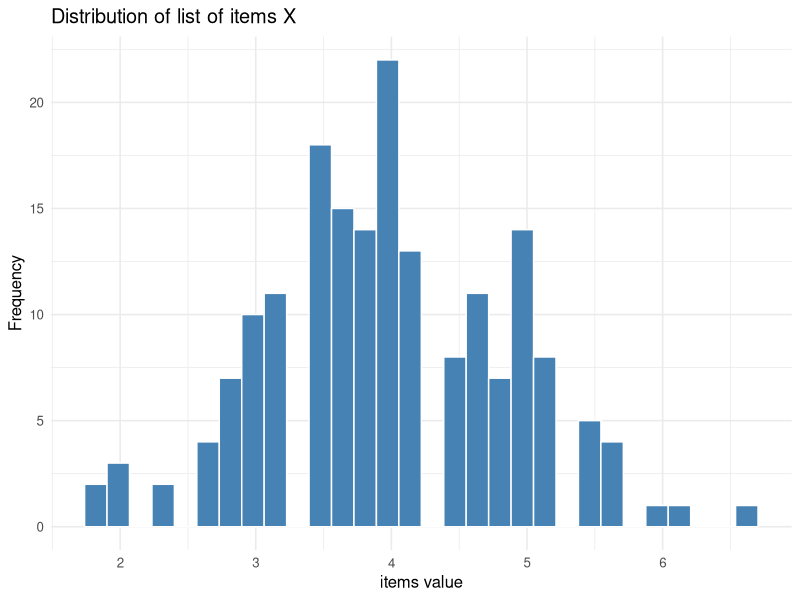
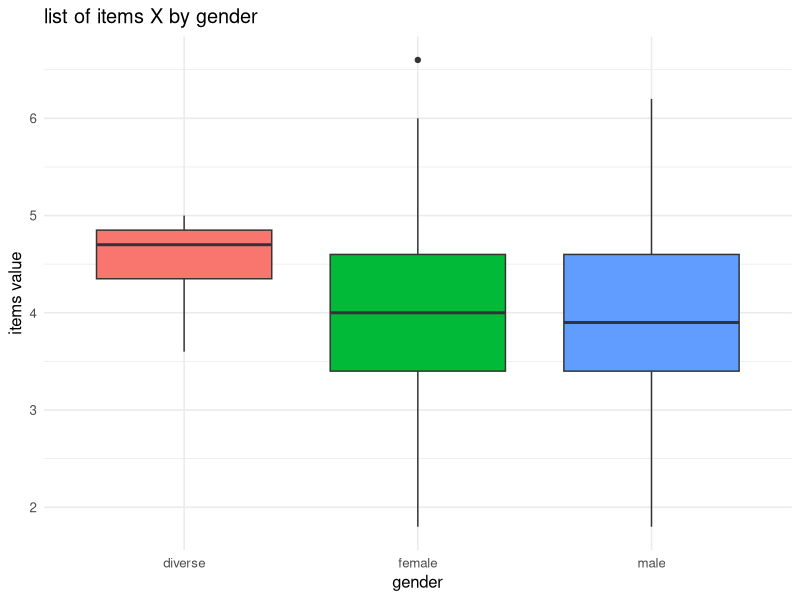
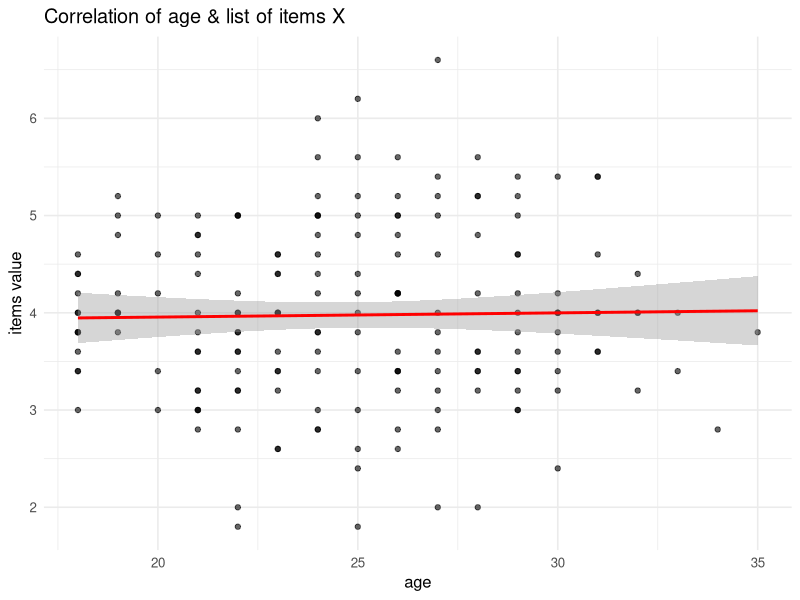
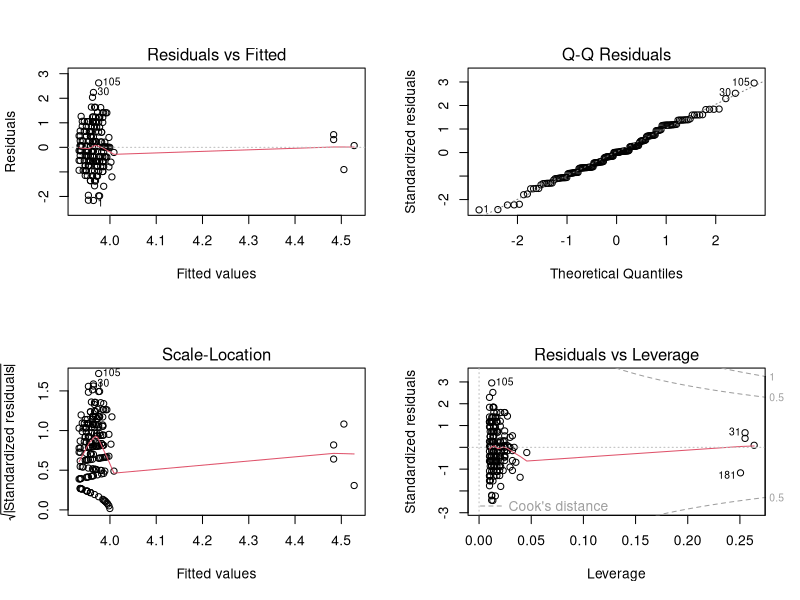

These charts were generated, in order, by the following R code:
# ==============================================================================
# PROJECT: rBasicAnalysisToolkit(rBAT) -- DATE: 15.05.2026 -- AUTHOR: wisaimtiac

# ██████╗    /\   {}_{}   /\       A reusable collection of R-code snippets
# ██╔══██╗  /  \__(ö ö)__/  \      to clean, explore and analyze data from e.g.:
# ██████╔╝ /    ,_|\./|_,    \     psychological experiments or questionnaires.
# ██╔══██╗ ~~~~'  |   |  '~~~~     The script runs "out of the box" with 
# ██║  ██║        \___/            simulated data (section 2a), so testing can
# ╚═╝  ╚═╝        /   \            be done without an external dataset.

# To analyze your own data, remove comments on the import (section 2b)
# and comment out the data simulation block (section 2a) to skip it.

# ATTENTION:
# The comment "# RSH!" signifies where you should "Rename Something Here!",
# to make the script use variables, etc. matching your personal data & analyses.


# ------------------------------------------------------------------------------
# 1. SETUP & PACKAGES

pakete  <- c("tidyverse", "psych", "afex", "car", "pwr")
missingPack <- setdiff(pakete, rownames(installed.packages()))
if (length(missingPack) > 0) install.packages(missingPack)
invisible(lapply(pakete, library, character.only = TRUE))

set.seed(23)  # For reproducability.

theme_set(theme_minimal(base_size = 12)) # Presetting uniform plot-design once.


# ------------------------------------------------------------------------------
# 2a. SIMULATION OF EXAMPLE DATA (to preprocess and analyse your own data
#                                 go to section 2b and comment out this block)

n <- 200
dataRaw <- tibble(
  ID_ORIGINAL = 1:n,
  AGE_VAR     = round(rnorm(n, mean = 24, sd = 5)),
  GENDER_VAR  = sample(c(1, 2, 3), n, replace = TRUE, prob = c(.50, .45, .05)),
  GROUP_VAR   = sample(c("A", "B", "C"), n, replace = TRUE)
)
items_sim <- as_tibble(matrix( # Adding Likert-scale items (1-7)
  sample(1:7, n * 10, replace = TRUE), nrow = n, 
  dimnames = list(NULL, paste0("ITEM_", sprintf("%02d", 1:10)))
))
dataRaw <- bind_cols(dataRaw, items_sim)
dataRaw$AGE_VAR[sample(n, 5)] <- NA # Scatter a few missing values.


# ------------------------------------------------------------------------------
# 2b. IMPORTING YOUR OWN DATA  (remove comments to activate and put comments on 2a)

# Provide your CSV file:
# dataRaw <- read_csv2(
#   "YOUR_FILENAME_HERE.csv",                                              		# RSH!
#   na     = c("-9", "NA", ""),  # How are missings coded?
#   locale = locale(decimal_mark = ",", grouping_mark = ".")
# )

glimpse(dataRaw)


# ------------------------------------------------------------------------------
# 3. CLEANING & RECODING

# Function to revert inverted items - general, not fixed to 7 steps.
reversePol <- function(x, max, min = 1) (max + min) - x            				# RSH!

# List items, comprising a certain questionnaire (Item 3 used in reverted form).
# Defined once, reused everywhere.
list_of_items <- c("item01", "item02", "item03_R", "item04", "item05")			# RSH!

# 3.1 Choosing & renaming items/variables.
dataClean <- dataRaw %>%
  select(
    id     = ID_ORIGINAL,                                      					# RSH!
    age    = AGE_VAR,
    gender = GENDER_VAR,
    group = GROUP_VAR,
    num_range("ITEM_", 1:10, width = 2) # loop thorugh ITEM_01 to ITEM_10. 
  ) %>%
  # ITEM_01 -> item01, ... (unifying lower case renaming).                 	
  rename_with(~ str_replace(.x, "ITEM_", "item"), starts_with("ITEM_")) %>%     # RSH!
  
  # 3.2 Recoding: choice options as a factor + revert item 3. 
  mutate(
    genderF = factor(case_when(
      gender == 1 ~ "female",                    								# RSH!
      gender == 2 ~ "male", 
      gender == 3 ~ "diverse",    
      TRUE ~ NA_character_ # Convert unknown to real missing. 
    )),
    group   = factor(group),
    item03_R = reversePol(item03, max = 7) # 7-step Likert-Scale
  ) %>%
  
  # 3.3 Filtering (e.g.: only above certain age).
  filter(age >= 18) %>%                                							# RSH!
  
  # 3.4 Calculating Subscales -- vectorzied instead of rowwise(). 
  mutate(
    list_mean = rowMeans(across(all_of(list_of_items)), na.rm = TRUE),          # RSH!
    skala_sum  = rowSums(across(all_of(list_of_items)),  na.rm = TRUE)
  )

# na.rm = TRUE returns a mean, even though only a small number of
# items have been answered. More strict is a minimum number of valid items:     # RSH!
#   dataClean <- dataClean %>%
#     mutate(valide = rowSums(!is.na(across(all_of(list_of_items)))),
#            list_mean = if_else(valide >= 4, list_mean, NA_real_))
#                         # In this example, there would need to be at least 
#                         # **four** valid answers, for values to be included.


# ------------------------------------------------------------------------------
# 4. CALCULATING RELIABILITY OF (SUB)SCALE

# ATTENTION: Cronbachs Alpha. psych::alpha --> named explicitly, 
# because scales/ggplot2 have a function named alpha() as well.
psych::alpha(select(dataClean, all_of(list_of_items)))                        	# RSH!


# ------------------------------------------------------------------------------
# 5. DESCRIPTIVE STATISTICS

# Frequency & percentage table of categorial variable(s).
table(dataClean$genderF)                       									# RSH!
prop.table(table(dataClean$genderF))

# Metric characterists - Mean, SD, Min, Max, Skew etc.  
psych::describe(dataClean[, c("age", "list_mean")])                        		# RSH!

# Separated by levels of variable. 
psych::describeBy(dataClean$list_mean, group = dataClean$genderF)               # RSH!


# ------------------------------------------------------------------------------
# 6. DATENVISUALISIERUNG (ggplot2)

# Histogram (for checking distribution)
ggplot(dataClean, aes(x = list_mean)) +                                         # RSH!
  geom_histogram(fill = "steelblue", color = "white", bins = 30) +           
  labs(title = "Distribution of list of items X", x = "items value", y = "Frequency")

# Boxplot (for comparison between levels of variable)
ggplot(dataClean, aes(x = genderF, y = list_mean, fill = genderF)) +            # RSH!
  geom_boxplot() +
  labs(title = "list of items X by gender", x = "gender", y = "items value") +
  theme(legend.position = "none")

# Scatterplot + regression line (correlation) 
ggplot(dataClean, aes(x = age, y = list_mean)) +                                # RSH!
  geom_point(alpha = 0.6) +
  geom_smooth(method = "lm", formula = y ~ x, color = "red") +
  labs(title = "Correlation of age & list of items X", x = "age", y = "items value")


# ------------------------------------------------------------------------------
# 7. INFERENTIAL STATISTICS

# --- A) Correlation                                              
cor.test(dataClean$age, dataClean$list_mean, use = "complete.obs")              # RSH!

# --- B1) t-Test
dat_tt <- dataClean %>%                                                     	# RSH!
  filter(genderF %in% c("female", "male")) %>%
  droplevels()

# --- B2) Homogenity of variance                    
car::leveneTest(list_mean ~ genderF, data = dat_tt)                            	# RSH!

# --- B3) Welch-Test
# (var.equal = FALSE) is default & safe choice, independent of Levene-result.
t.test(list_mean ~ genderF, data = dat_tt)   									# RSH!

# --- C) ANOVA (>2 groups) using afex                            
anova_model <- afex::aov_ez( # afex has informative print method.               # RSH!
  id = "id", dv = "list_mean", between = "group", data = dataClean
)
anova_model

# --- D) Linear & multiple regression                      
lm_model <- lm(list_mean ~ age + genderF, data = dataClean)                     # RSH!
summary(lm_model)

# To check requirements: shows all four diagnostic-plots at once.
par(mfrow = c(2, 2)); plot(lm_model); par(mfrow = c(1, 1))               		# RSH!
car::vif(lm_model)   # Multi collinearity (Values > ~5 are critical!)


# ------------------------------------------------------------------------------
# 8. POWER-ANALYSIS

# What sample size is required, to be able to possibly discover a middle strong 
# effect size (d = 0.5) for the t-test with 80 % power with alpha = .05?     
pwr::pwr.t.test(d = 0.5, sig.level = 0.05, power = 0.80, type = "two.sample")   # RSH!
